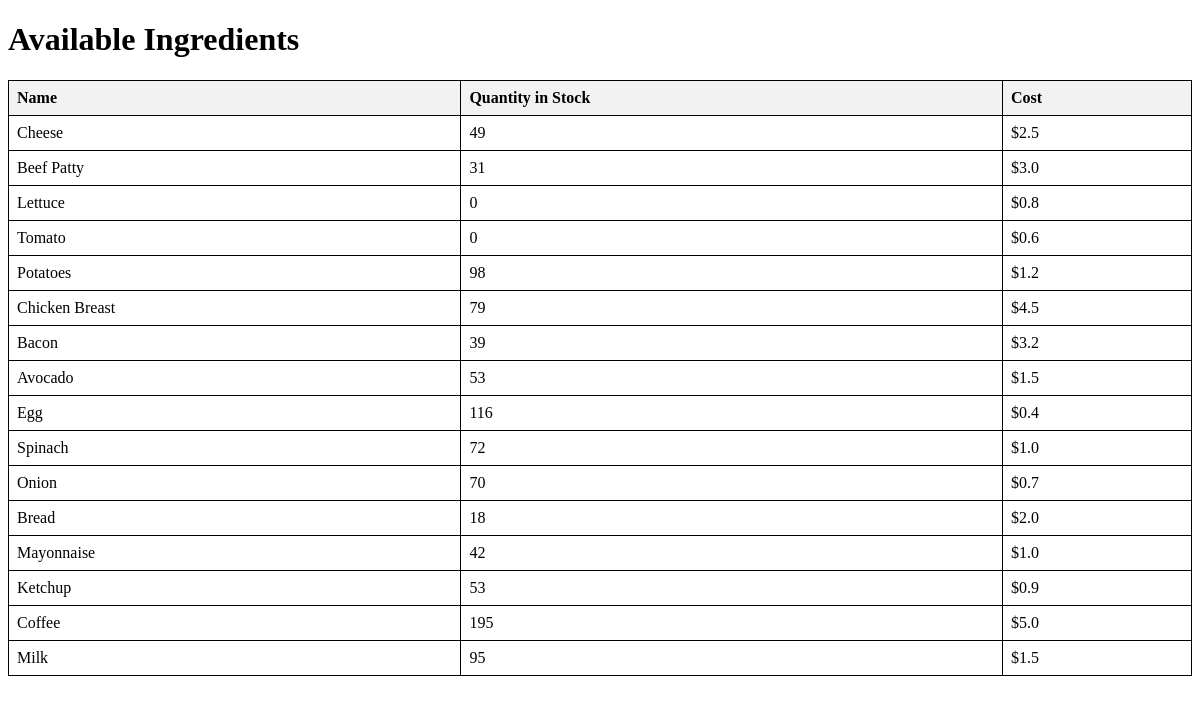
The page /ingredients_list on the database as committed earlier.
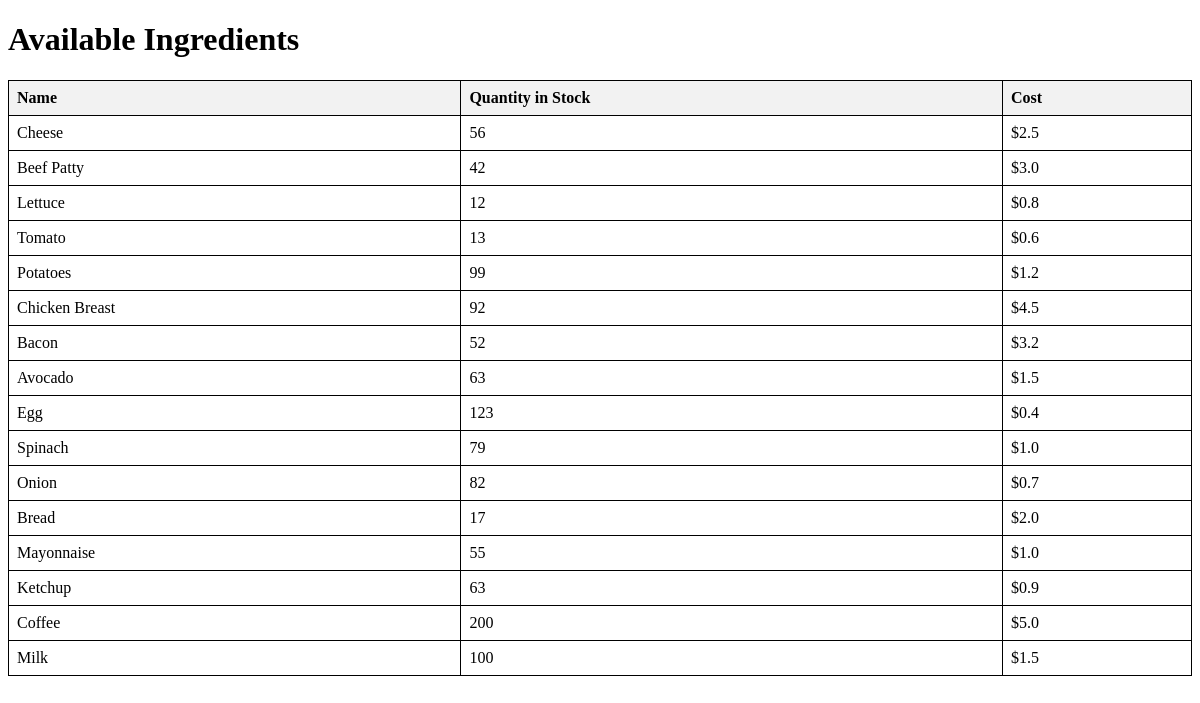
The same page on the database as committed later.
### restaurant/models.py (models this page shows, shortened)
class Ingredient(models.Model):
    name = models.CharField(max_length=100)
    quantity_in_stock = models.IntegerField(help_text="Quantity available in stock")
    cost = models.FloatField(default=0.0, null=False, blank=False)

### restaurant/views.py (the view)
# urls.py: path("ingredients_list", views.ingredients_list, name='ingredients_list'),
def ingredients_list(request):
    ingredients = Ingredient.objects.all()  # Fetch all ingredients from the database
    return render(request, 'restaurant/ingredients_list.html', {'ingredients': ingredients})

### restaurant/templates/restaurant/ingredients_list.html (shortened to what this page needs)
<!DOCTYPE html>
<html lang="en">
<head>
</head>
<body>
<h1>Available Ingredients</h1>
<table>
    <thead>
        <tr>
            <th>Name</th>
            <th>Quantity in Stock</th>
            <th>Cost</th>
        </tr>
    </thead>
    <tbody>
        {% for ingredient in ingredients %}
        <tr>
            <td>{{ ingredient.name }}</td>
            <td>{{ ingredient.quantity_in_stock }}</td>
            <td>${{ ingredient.cost }}</td>
        </tr>
        {% empty %}
        <tr>
            <td colspan="3">No ingredients available.</td>
        </tr>
        {% endfor %}
    </tbody>
</table>
</body>
</html>

Rows that differ between the two databases and show on the page:
changed Ingredient "Cheese": quantity_in_stock "49" → "56"
changed Ingredient "Beef Patty": quantity_in_stock "31" → "42"
changed Ingredient "Lettuce": quantity_in_stock "0" → "12"
changed Ingredient "Tomato": quantity_in_stock "0" → "13"
changed Ingredient "Potatoes": quantity_in_stock "98" → "99"
changed Ingredient "Chicken Breast": quantity_in_stock "79" → "92"
changed Ingredient "Bacon": quantity_in_stock "39" → "52"
changed Ingredient "Avocado": quantity_in_stock "53" → "63"
changed Ingredient "Egg": quantity_in_stock "116" → "123"
changed Ingredient "Spinach": quantity_in_stock "72" → "79"
changed Ingredient "Onion": quantity_in_stock "70" → "82"
changed Ingredient "Bread": quantity_in_stock "18" → "17"
changed Ingredient "Mayonnaise": quantity_in_stock "42" → "55"
changed Ingredient "Ketchup": quantity_in_stock "53" → "63"
changed Ingredient "Coffee": quantity_in_stock "195" → "200"
changed Ingredient "Milk": quantity_in_stock "95" → "100"
